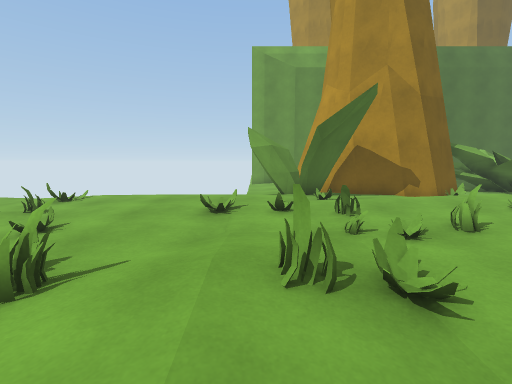
view 1 (above)

19 first-person views from a walk through a scene from a Unity 3-D project. The camera is 1.3 m above the floor, tilts 6° down and sees 85° across. The floor is counted in squares, 1 m on a side. Each view is taken from the middle of a square. On the plan, view 1 faces up. The plan holds only what a view shows up to about 13 squares ahead; the rest is blank. The place goes on beyond the plan. The player is left out.

view 2
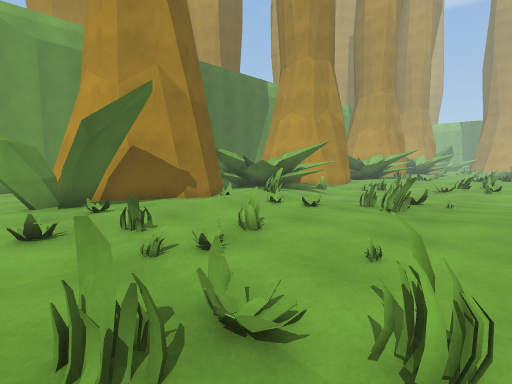

view 3
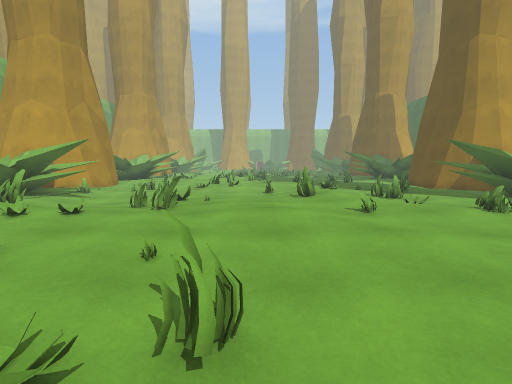

view 4
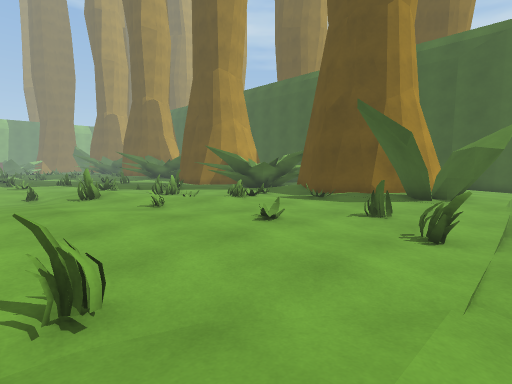

view 5
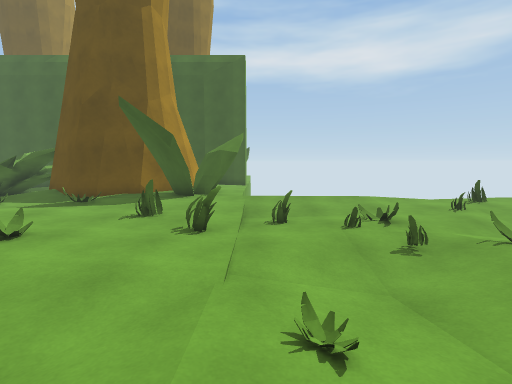

view 6
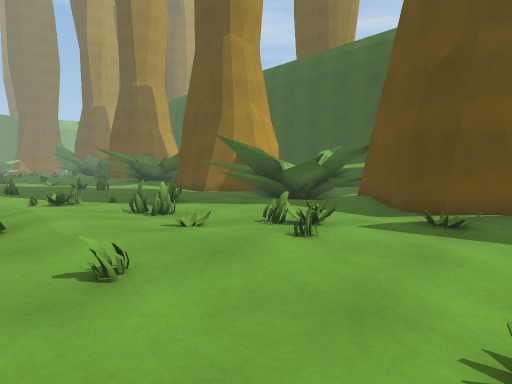

view 7
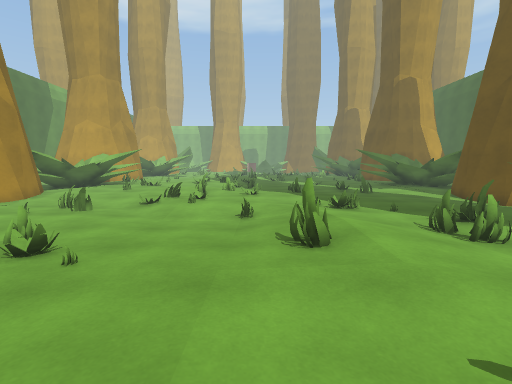

view 8
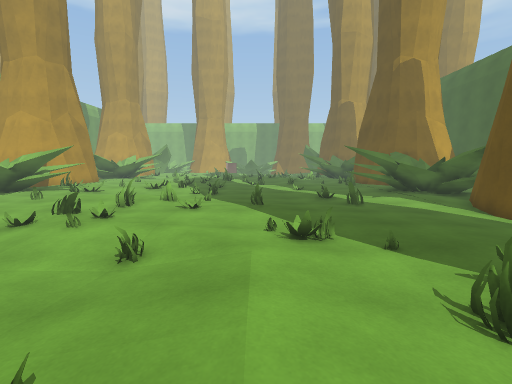

view 9
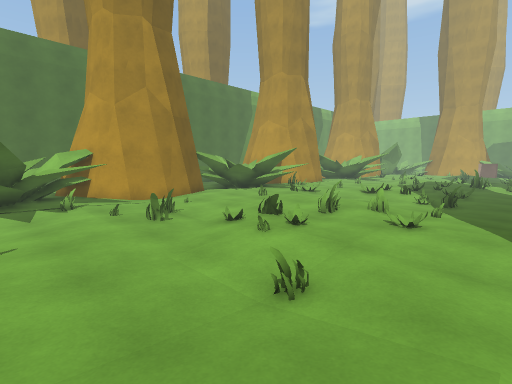

view 10
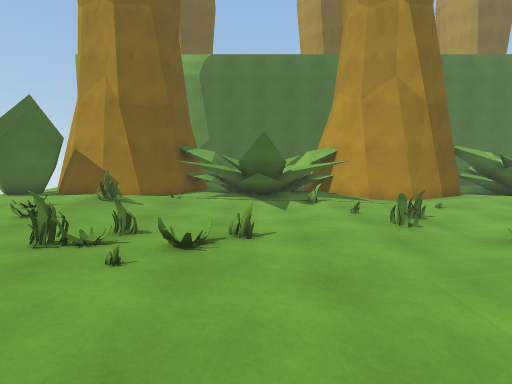

view 11
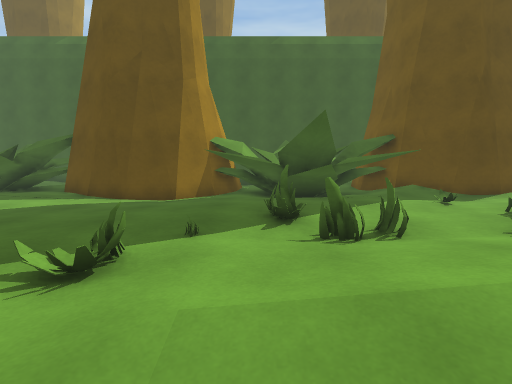

view 12
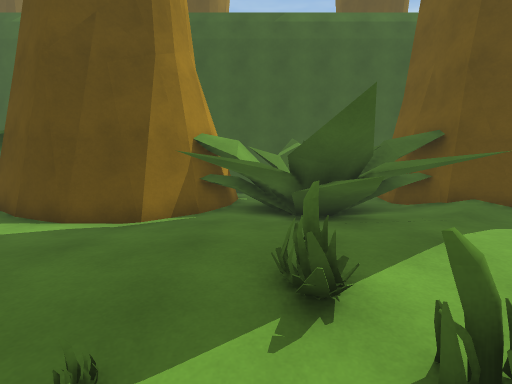

view 13
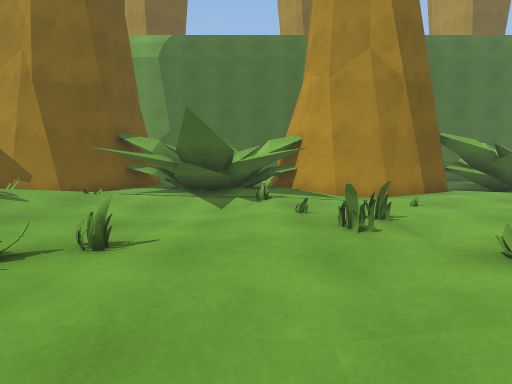

view 14
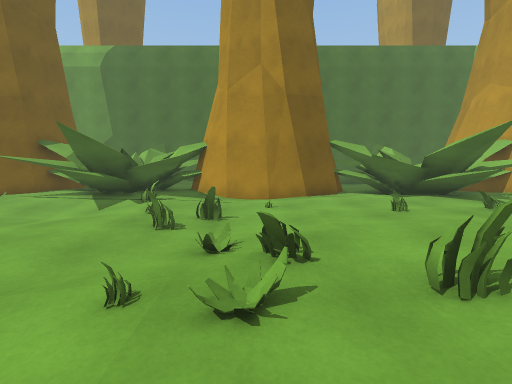

view 15
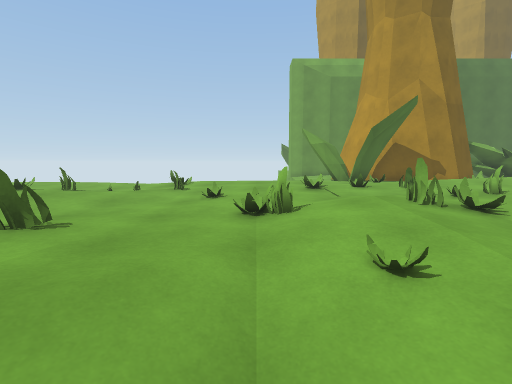

view 16
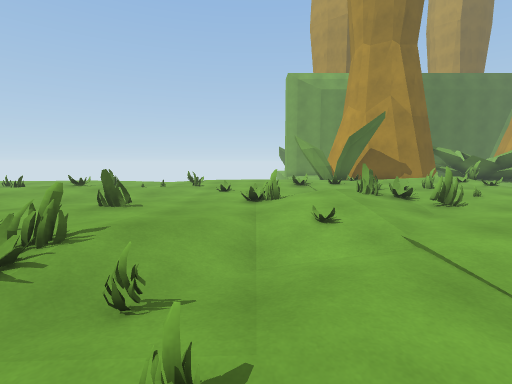

view 17
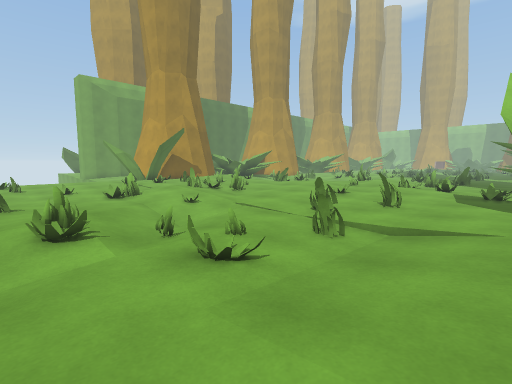

view 18
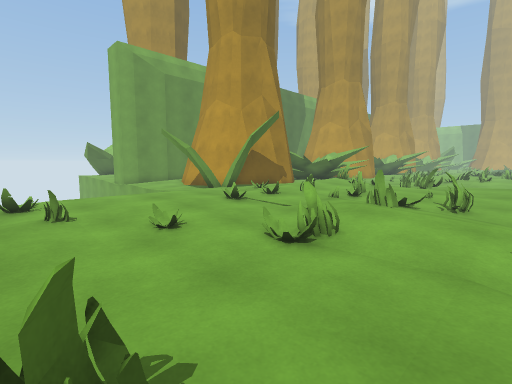

view 19
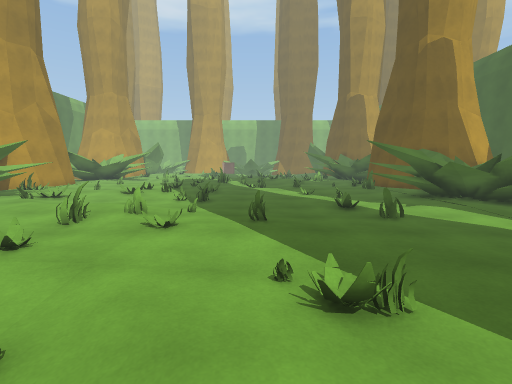

### Floor plan
Key: @ floor where view 1 was taken; # wall or solid block; x gap in a wall; . main floor; : floor 0.25 m higher than the main floor; - floor 0.25 m lower than the main floor; _ floor 0.5 m lower than the main floor; / step, stairs or slope; = window, fence, low wall or low ledge; ^ raised ledge.
Columns run from 7 left of view 1 to 26 right of it. Each row starts with its distance up from view 1.
 13                #### ###
 12               ##.x^######  #####
 11        ########..^^##^^.####..^ #^
 10   ..:::..#....  ^^.=#^^.--...^ x#x
  9 /=..:::../:::/=//..#--.---......#.
  8 ....::..:::::/=//---------......#
  7 .=......:::::/:/.-------=-...=.//=
  6 .../.....=:::/:..------=--......-.
  5 .../.....//=:::.=.-=------..... -.
  4 --.././:....::.==.#-.---/=....  -.
  3 -...=/::=/.......=..---....=.:. -.
  2 ...../::.=....::....---...../..--.
  1 =........=...::::...----....=.---.
  0 ....//.@....::::.....-=/..//..--=-
 -1 ...///......:::.::#////.......---.
 -2 .=//_//....:....:::::...-..=.-=...
 -3 ///-//-.......:::.:/...=.....--...
 -4 ----/.-=.....:::.......=.....-...
 -5 --=./--=.....::....==........=...
 -6 ..//-=-..=....==....#=......=...-
 -7 ...----........................-#.
 -8 ....///......=.....#............#.
 -9 .........#......^^.=#.^.--...^ x#x
-10        ########//^^##^^-####..^ #^
-11               ##/x^ #####  #######
-12                ###### #

Where each view was taken, in squares from view 1:
view 1: 0 up, 0 right, facing up
view 2: 1 up, 0 right, facing up-right
view 3: 1 up, 0 right, facing right
view 4: 2 up, 1 left, facing down-right
view 5: 2 up, 1 left, facing down
view 6: 1 down, 4 right, facing down-right
view 7: 0 up, 6 right, facing right
view 8: 2 down, 10 right, facing right
view 9: 2 down, 12 right, facing up-right
view 10: 1 down, 12 right, facing up
view 11: 0 up, 14 right, facing down
view 12: 3 down, 14 right, facing down
view 13: 1 up, 14 right, facing up
view 14: 0 up, 18 right, facing up
view 15: 3 down, 3 left, facing up
view 16: 6 down, 3 left, facing up
view 17: 9 down, 7 left, facing up-right
view 18: 0 up, 7 left, facing up-right
view 19: 2 down, 13 right, facing right
